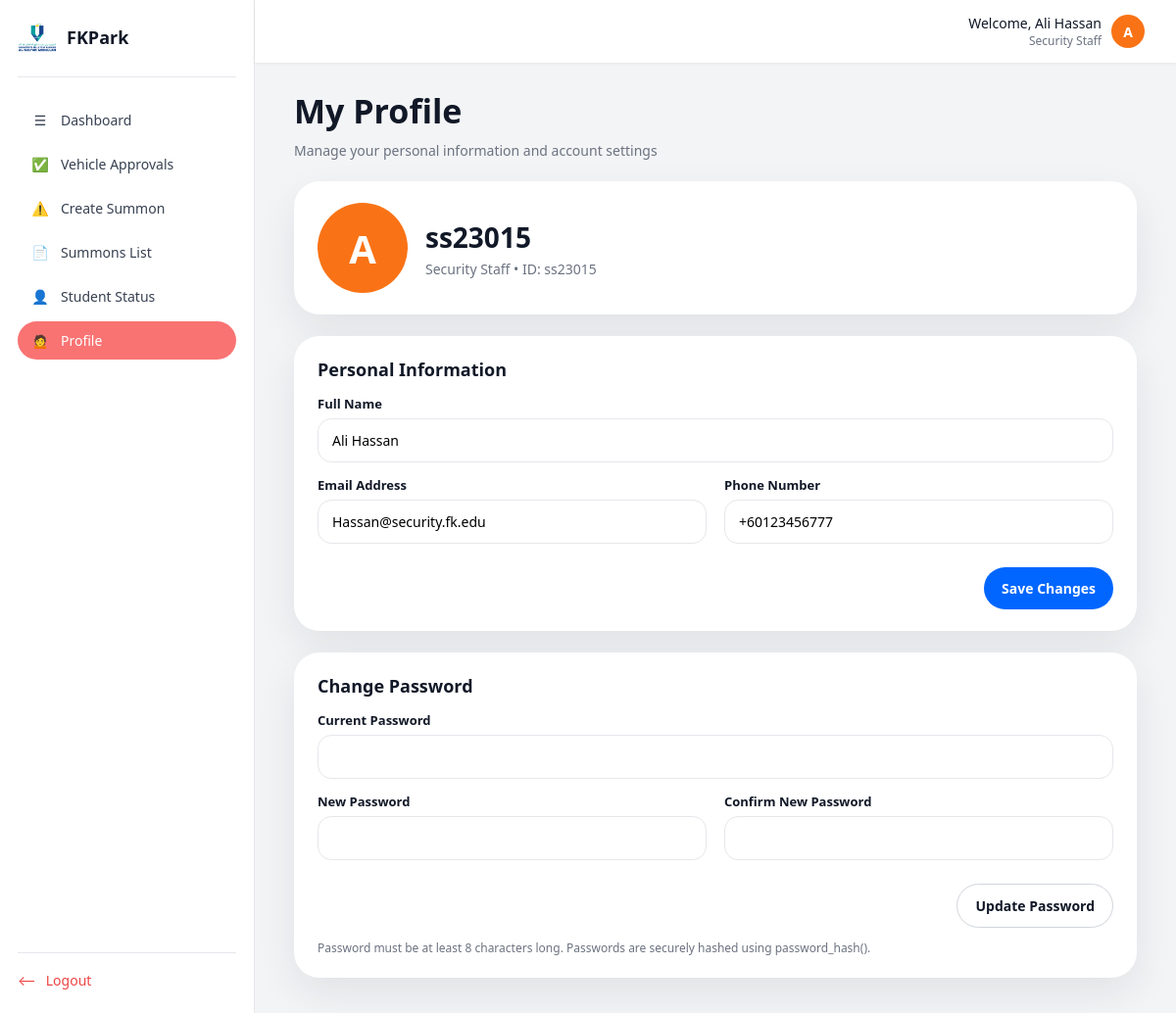
Screenshot of /fkpark/security_profile.php (signed in) with the database file from the repository.
### tables this page shows
CREATE TABLE `security` (
  `staff_id` varchar(255) NOT NULL,
  `name` varchar(100) NOT NULL,
  `email` varchar(255) NOT NULL,
  `phone` varchar(30) DEFAULT NULL,
  `badge_number` varchar(50) DEFAULT NULL
);

### fkpark/security_profile.php (the view, shortened to what this page needs)
<?php
require 'db.php';
$staffId   = $_SESSION['username'];
$staffName = $_SESSION['username'] ?? 'Security Staff';
$name  = "";
$email = "";
$phone = "";
$sqlLoad = "SELECT name, email, phone FROM security WHERE staff_id = ?";
$stmtLoad = mysqli_prepare($conn, $sqlLoad);
if ($stmtLoad) {
    mysqli_stmt_bind_param($stmtLoad, "s", $staffId);
    mysqli_stmt_execute($stmtLoad);
    $res = mysqli_stmt_get_result($stmtLoad);
    if ($row = mysqli_fetch_assoc($res)) {
        $name  = $row['name'] ?? '';
        $email = $row['email'] ?? '';
        $phone = $row['phone'] ?? '';
        if ($name !== '') $staffName = $name;
    }
}
?>
<!DOCTYPE html>
<html lang="en">
<head>
</head>
<body>
<div class="layout">
    <aside class="sidebar">
        <div class="sidebar-header">
            <div class="sidebar-logo">
                <img src="images/logo.png" alt="FKPark Logo">
            </div>
            <div class="sidebar-title">FKPark</div>
        </div>
        <nav class="nav">
            <a href="dashboard_security.php" class="nav-link">
                <span class="icon">☰</span>
                <span>Dashboard</span>
            </a>
            <a href="vehicle_approval.php" class="nav-link">
                <span class="icon">✅</span>
                <span>Vehicle Approvals</span>
            </a>
            <a href="create_summon.php" class="nav-link">
                <span class="icon">⚠️</span>
                <span>Create Summon</span>
            </a>
            <a href="summon_list.php" class="nav-link">
                <span class="icon">📄</span>
                <span>Summons List</span>
            </a>
            <a href="student_status_security.php" class="nav-link ">
                <span class="icon">👤</span>
                <span>Student Status</span></a>
            <a href="security_profile.php" class="nav-link active">
                <span class="icon">🙍</span>
                <span>Profile</span>
            </a>
        </nav>
        <div class="sidebar-footer">
            <a href="logout.php" class="logout-btn">
                <span>⟵</span>
                <span>Logout</span>
            </a>
        </div>
    </aside>
    <div class="main">
        <header class="topbar">
            <div class="topbar-user">
                <div class="topbar-user-info">
                    <div>Welcome, <?php echo htmlspecialchars($staffName); ?></div>
                    <div class="topbar-role">Security Staff</div>
                </div>
                <div class="avatar">
                    <?php echo strtoupper(substr($staffName, 0, 1)); ?>
                </div>
            </div>
        </header>
        <main class="content">
            <h1 class="page-title">My Profile</h1>
            <div class="page-subtitle">Manage your personal information and account settings</div>
            <section class="card">
                <div class="profile-header">
                    <div class="profile-big-avatar">
                        <?php echo strtoupper(substr($staffName, 0, 1)); ?>
                    </div>
                    <div>
                        <p class="profile-name"><?php echo htmlspecialchars($staffId); ?></p>
                        <div class="profile-meta">Security Staff • ID: <?php echo htmlspecialchars($staffId); ?></div>
                    </div>
                </div>
            </section>
            <section class="card">
                <h2 class="section-title">Personal Information</h2>
                <form method="post" action="">
                    <div class="field">
                        <div class="label">Full Name</div>
                        <input class="input" type="text" name="full_name" value="<?php echo htmlspecialchars($name); ?>">
                    </div>
                    <div class="grid-2">
                        <div class="field">
                            <div class="label">Email Address</div>
                            <input class="input" type="email" name="email" value="<?php echo htmlspecialchars($email); ?>">
                        </div>
                        <div class="field">
                            <div class="label">Phone Number</div>
                            <input class="input" type="text" name="phone" value="<?php echo htmlspecialchars($phone); ?>">
                        </div>
                    </div>
                    <div class="actions">
                        <button type="submit" name="save_profile" class="btn primary">Save Changes</button>
                    </div>
                </form>
            </section>
            <section class="card">
                <h2 class="section-title">Change Password</h2>
                <form method="post" action="">
                    <div class="field">
                        <div class="label">Current Password</div>
                        <input class="input" type="password" name="current_password">
                    </div>
                    <div class="grid-2">
                        <div class="field">
                            <div class="label">New Password</div>
                            <input class="input" type="password" name="new_password">
                        </div>
                        <div class="field">
                            <div class="label">Confirm New Password</div>
                            <input class="input" type="password" name="confirm_password">
                        </div>
                    </div>
                    <div class="actions">
                        <button type="submit" name="update_password" class="btn outline">Update Password</button>
                    </div>
                    <div class="note">
                        Password must be at least 8 characters long. Passwords are securely hashed using password_hash().
                    </div>
                </form>
            </section>
        </main>
    </div>
</div>
</body>
</html>

### fkpark/security_profile.php (style rules this page uses)
* { box-sizing: border-box; font-family: system-ui, -apple-system, BlinkMacSystemFont, "Segoe UI", sans-serif; }
body { margin: 0; background-color: #f3f4f6; color: #111827; }
.layout { min-height: 100vh; display: grid; grid-template-columns: 260px 1fr; }
.sidebar { background-color: #ffffff; border-right: 1px solid #e5e7eb; display: flex; flex-direction: column; padding: 18px 18px 24px; }
.sidebar-header { display: flex; align-items: center; gap: 10px; padding-bottom: 20px; border-bottom: 1px solid #e5e7eb; }
.sidebar-logo { width: 40px; height: 40px; display: flex; align-items: center; justify-content: center; }
.sidebar-logo img { max-width: 100%; max-height: 100%; object-fit: contain; }
.sidebar-title { font-size: 18px; font-weight: 600; color: #111827; }
.nav { margin-top: 24px; display: flex; flex-direction: column; gap: 6px; }
.nav-link { display: flex; align-items: center; gap: 12px; padding: 10px 14px; border-radius: 999px; color: #374151; text-decoration: none; font-size: 14px; }
.nav-link span.icon { width: 18px; text-align: center; }
.nav-link.active { background-color: #f97373; color: #ffffff; }
.nav-link.active span.icon { color: #ffffff; }
.sidebar-footer { margin-top: auto; padding-top: 18px; border-top: 1px solid #e5e7eb; }
.logout-btn { display: flex; align-items: center; gap: 10px; font-size: 14px; color: #ef4444; text-decoration: none; }
.main { display: flex; flex-direction: column; }
.topbar { height: 64px; background-color: #ffffff; display: flex; align-items: center; justify-content: flex-end; padding: 0 32px; box-shadow: 0 1px 4px rgba(15, 23, 42, 0.06); }
.topbar-user { display: flex; align-items: center; gap: 10px; font-size: 14px; }
.topbar-user-info { text-align: right; }
.topbar-role { font-size: 12px; color: #6b7280; }
.avatar { width: 34px; height: 34px; border-radius: 999px; background-color: #f97316; display: flex; align-items: center; justify-content: center; color: #ffffff; font-weight: 600; }
.content { padding: 26px 40px 36px; }
.page-title { font-size: 34px; font-weight: 700; margin: 0; }
.page-subtitle { margin-top: 8px; font-size: 14px; color: #6b7280; }
.card { margin-top: 22px; background-color: #ffffff; border-radius: 26px; padding: 22px 24px; box-shadow: 0 16px 40px rgba(15, 23, 42, 0.08); }
.profile-header { display: flex; align-items: center; gap: 18px; }
.profile-big-avatar { width: 92px; height: 92px; border-radius: 999px; background-color: #f97316; display: flex; align-items: center; justify-content: center; color: #ffffff; font-size: 40px; font-weight: 700; }
.profile-name { font-size: 28px; font-weight: 700; margin: 0; }
.profile-meta { margin-top: 4px; color: #6b7280; font-size: 14px; }
.section-title { font-size: 18px; font-weight: 700; margin: 0 0 14px; }
.grid-2 { display: grid; grid-template-columns: 1fr 1fr; gap: 18px; }
.field { margin-bottom: 14px; }
.label { font-size: 13px; font-weight: 600; color: #111827; margin-bottom: 6px; }
.input { width: 100%; padding: 12px 14px; border-radius: 14px; border: 1px solid #e5e7eb; outline: none; font-size: 14px; background: #fff; }
.actions { display: flex; justify-content: flex-end; margin-top: 10px; }
.btn { border: none; border-radius: 999px; padding: 12px 18px; font-weight: 700; cursor: pointer; font-size: 14px; }
.btn.primary { background-color: #0066ff; color: #fff; }
.btn.outline { background: #fff; border: 1px solid #d1d5db; color: #111827; }
.note { margin-top: 12px; font-size: 12px; color: #6b7280; }

### rows the page displays
security: name "Ali Hassan", name "A", full_name "Ali Hassan", email "Hassan@security.fk.edu", phone "+60123456777"

### other values shown
$staffId "ss23015"
